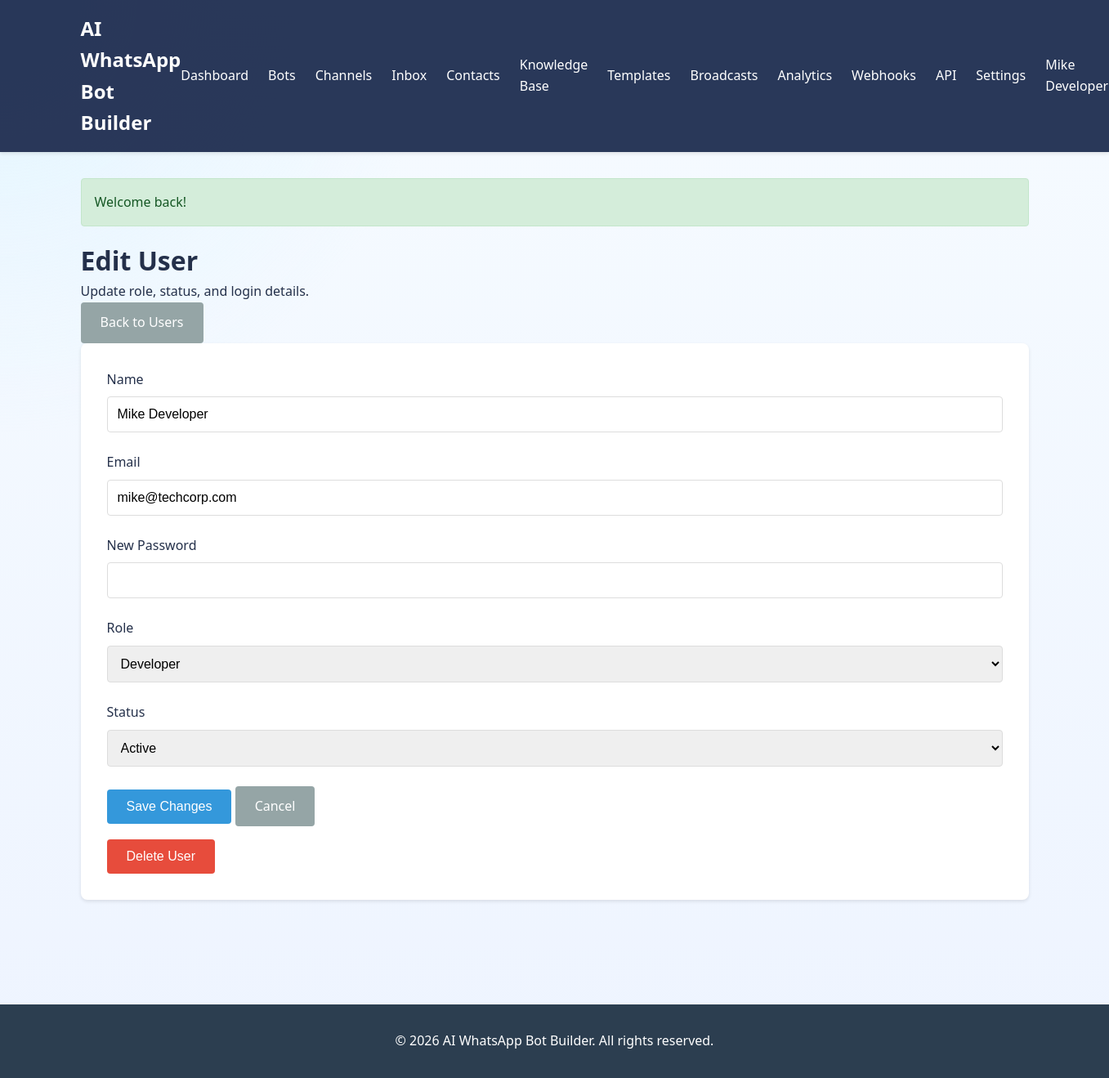
The app's page /users/4/edit (signed in) with its own data.
### tables this page shows
CREATE TABLE `users` (
  `id` int(11) NOT NULL AUTO_INCREMENT,
  `tenant_id` int(11) DEFAULT NULL,
  `name` varchar(255) NOT NULL,
  `email` varchar(255) NOT NULL,
  `password` varchar(255) NOT NULL,
  `role` enum('platform_admin','tenant_admin','agent','developer') NOT NULL DEFAULT 'agent',
  `status` enum('active','inactive') NOT NULL DEFAULT 'active',
  `last_login_at` datetime DEFAULT NULL,
  `created_at` datetime NOT NULL,
  `updated_at` datetime NOT NULL,
  PRIMARY KEY (`id`),
  UNIQUE KEY `unique_email` (`email`),
  KEY `idx_tenant_id` (`tenant_id`),
  KEY `idx_role` (`role`),
  KEY `idx_status` (`status`),
  CONSTRAINT `fk_users_tenant` FOREIGN KEY (`tenant_id`) REFERENCES `tenants` (`id`) ON DELETE CASCADE
);

### app/views/users/edit.php (the view, shortened to what the rows shown need)
<div class="dashboard">
    <div class="section-header">
        <div>
            <h1>Edit User</h1>
            <p>Update role, status, and login details.</p>
        </div>
        <a href="/users" class="btn btn-secondary">Back to Users</a>
    </div>
    <div class="section">
        <form method="POST" action="/users/<?php echo (int) $user['id']; ?>/update" class="form-card">
            <div class="form-group">
                <label for="name">Name</label>
                <input type="text" id="name" name="name" class="form-control" value="<?php echo View::e($user['name']); ?>" required>
            </div>
            <div class="form-group">
                <label for="email">Email</label>
                <input type="email" id="email" name="email" class="form-control" value="<?php echo View::e($user['email']); ?>" required>
            </div>
            <div class="form-group">
                <label for="password">New Password</label>
                <input type="password" id="password" name="password" class="form-control">
            </div>
            <div class="form-group">
                <label for="role">Role</label>
                <select id="role" name="role" class="form-control" required>
                    <?php foreach (['tenant_admin', 'developer', 'agent'] as $role): ?>
                    <option value="<?php echo $role; ?>" <?php echo $user['role'] === $role ? 'selected' : ''; ?>>
                        <?php echo ucwords(str_replace('_', ' ', $role)); ?>
                    </option>
                    <?php endforeach; ?>
                </select>
            </div>
            <div class="form-group">
                <label for="status">Status</label>
                <select id="status" name="status" class="form-control" required>
                    <?php foreach (['active', 'inactive'] as $status): ?>
                    <option value="<?php echo $status; ?>" <?php echo $user['status'] === $status ? 'selected' : ''; ?>>
                        <?php echo ucfirst($status); ?>
                    </option>
                    <?php endforeach; ?>
                </select>
            </div>
            <div class="form-actions">
                <button type="submit" class="btn btn-primary">Save Changes</button>
                <a href="/users" class="btn btn-secondary">Cancel</a>
            </div>
        </form>
        <form method="POST" action="/users/<?php echo (int) $user['id']; ?>/delete" onsubmit="return confirm('Delete this user?');" style="margin-top: 1rem;">
            <button type="submit" class="btn btn-danger">Delete User</button>
        </form>
    </div>
</div>

### app/core/Router.php (shortened to what the rows shown need)
<?php
class Router {
    private $routes = [];
    private function addRoute($method, $path, $handler, $middleware = []) {
        $this->routes[] = [
            'method' => $method,
            'path' => $path,
            'handler' => $handler,
            'middleware' => $middleware
        ];
    }
    public function dispatch() {
        $requestMethod = $_SERVER['REQUEST_METHOD'];
        $requestUri = parse_url($_SERVER['REQUEST_URI'], PHP_URL_PATH);
        foreach ($this->routes as $route) {
            if ($route['method'] === $requestMethod && $this->matchRoute($route['path'], $requestUri, $params)) {
                $this->handleRoute($route, $params);
                return;
            }
        }
    }
    private function matchRoute($pattern, $uri, &$params) {
        $params = [];
        $regex = preg_replace('/\{([a-zA-Z0-9_]+)\}/', '([^/]+)', $pattern);
        $regex = '#^' . $regex . '$#';
        if (preg_match($regex, $uri, $matches)) {
            preg_match_all('/\{([a-zA-Z0-9_]+)\}/', $pattern, $paramNames);
            for ($i = 0; $i < count($paramNames[1]); $i++) {
                $params[$paramNames[1][$i]] = $matches[$i + 1];
            }
            return true;
        }
        return false;
    }
    private function handleRoute($route, $params) {
        list($controllerName, $method) = explode('@', $route['handler']);
        $controller = new $controllerName();
        call_user_func_array([$controller, $method], $params);
    }
}

### app/views/layouts/layout.php (shortened to what the rows shown need)
<?php
$user = isset($user) ? $user : (new Auth())->user();
$session = new Session();
$flash = $session->getAllFlash();
?>
<!DOCTYPE html>
<html lang="en">
<head>
    <link rel="stylesheet" href="/assets/css/style.css">
</head>
<body>
    <?php if ($user): ?>
    <nav class="navbar">
        <div class="container">
            <div class="nav-brand">
                <a href="/dashboard">AI WhatsApp Bot Builder</a>
            </div>
            <ul class="nav-menu">
                <li><a href="/dashboard">Dashboard</a></li>
                <?php if ($user['role'] !== 'platform_admin'): ?>
                <li><a href="/bots">Bots</a></li>
                <li><a href="/channels">Channels</a></li>
                <li><a href="/inbox">Inbox</a></li>
                <li><a href="/contacts">Contacts</a></li>
                <li><a href="/knowledge-base">Knowledge Base</a></li>
                <li><a href="/templates">Templates</a></li>
                <li><a href="/broadcasts">Broadcasts</a></li>
                <li><a href="/analytics">Analytics</a></li>
                <?php if (in_array($user['role'], ['tenant_admin', 'developer'])): ?>
                <li><a href="/webhooks">Webhooks</a></li>
                <li><a href="/settings/api-keys">API</a></li>
                <?php endif; ?>
                <li><a href="/settings">Settings</a></li>
                <?php else: ?>
                <li><a href="/tenants">Tenants</a></li>
                <?php endif; ?>
                <li class="user-menu">
                    <span><?php echo View::e($user['name']); ?></span>
                </li>
            </ul>
        </div>
    </nav>
    <?php endif; ?>
    <main class="main-content">
        <div class="container">
            <?php if (!empty($flash)): ?>
                <?php foreach ($flash as $type => $message): ?>
                    <div class="alert alert-<?php echo View::e($type); ?>">
                        <?php echo View::e($message); ?>
                    </div>
                <?php endforeach; ?>
            <?php endif; ?>
            <?php echo $content; ?>
        </div>
    </main>
    <footer class="footer">
        <div class="container">
            <p>&copy; <?php echo date('Y'); ?> AI WhatsApp Bot Builder. All rights reserved.</p>
        </div>
    </footer>
</body>
</html>

### records on screen
users: name "Mike Developer", email "mike@techcorp.com", role "Developer", status "Active"

### other values on screen
View::e($message) "Welcome back!"
